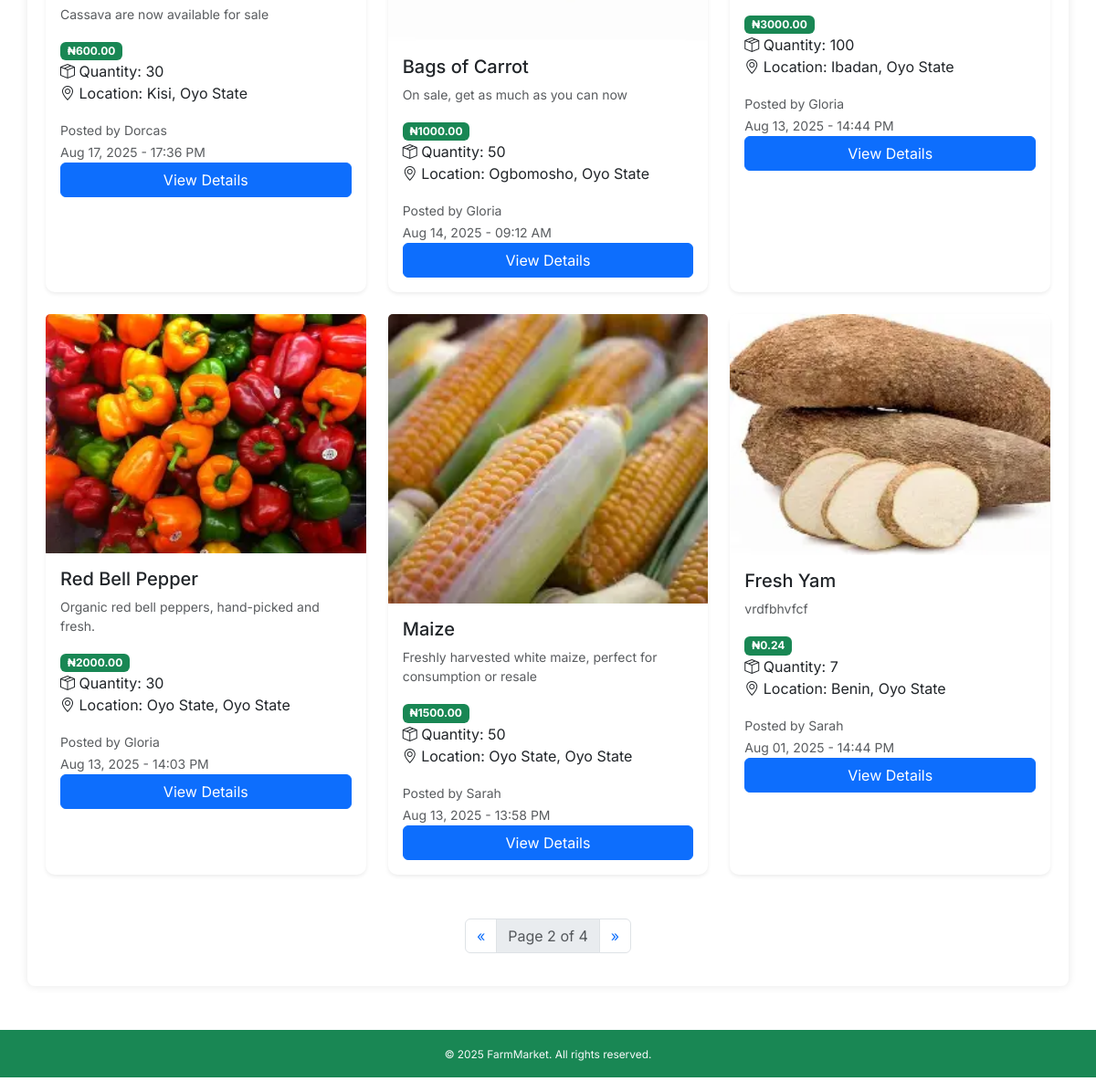
/products?page=2 (lower part), run on an earlier commit of the app's database.
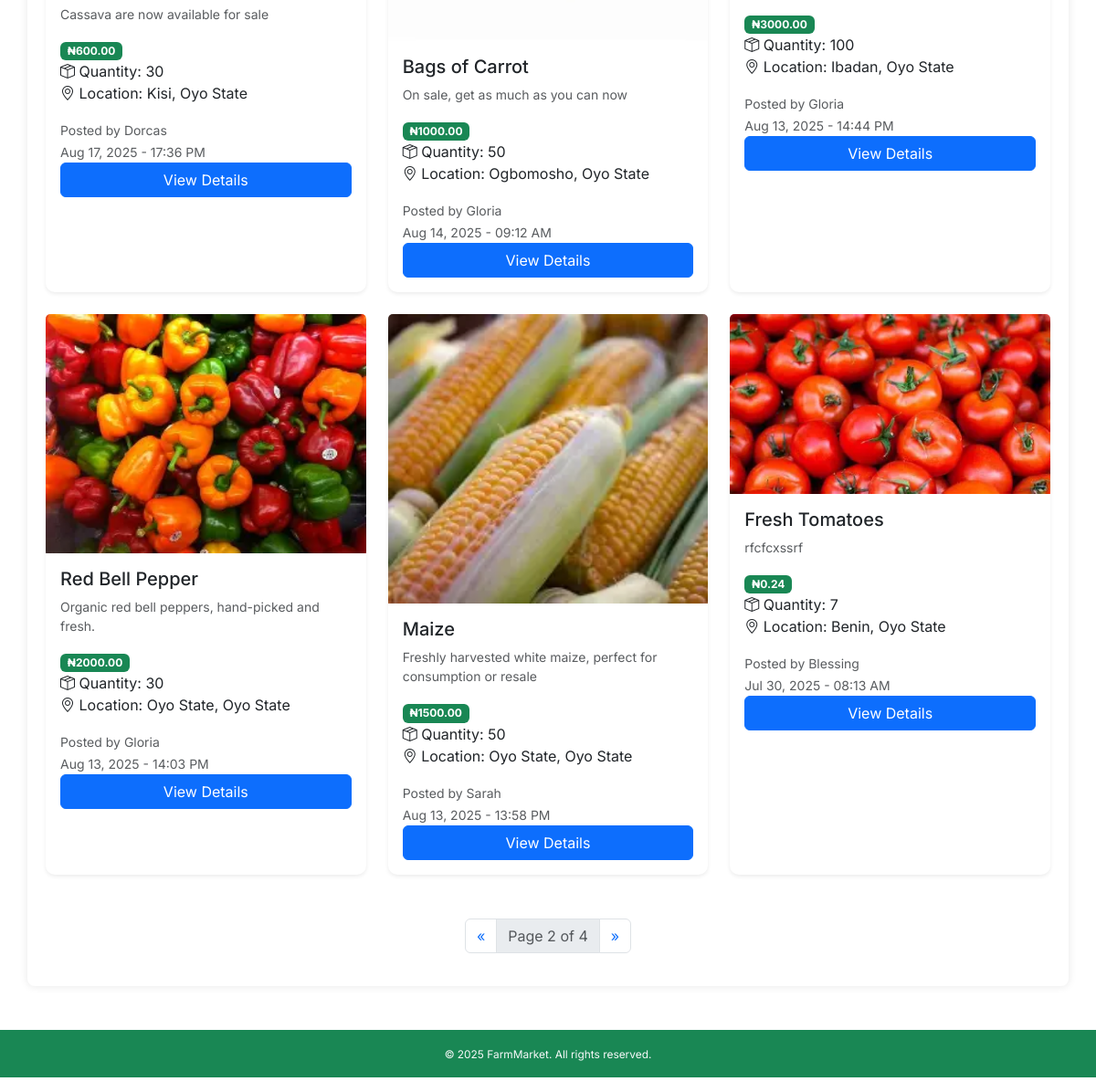
And on a later commit of the database.
### core/models.py (models this page shows, shortened)
class Product(models.Model):
    farmer = models.ForeignKey(User, on_delete=models.CASCADE)
    title = models.CharField(_("Title"), max_length=100)
    description = models.TextField(_("Description"))
    price = models.DecimalField(max_digits=10, decimal_places=2)
    quantity = models.PositiveIntegerField()
    city = models.CharField(max_length=100)
    state = models.CharField(max_length=100, default="Oyo State")
    category = models.CharField(max_length=20, choices=CROP_CHOICES, default='Tomato')
    image = models.ImageField(upload_to='product_images/', blank=True, null=True)
    date_posted = models.DateTimeField(auto_now_add=True)

### core/views.py (the view)
# urls.py: path('products', views.product_list, name='product_list'),
def product_list(request):
    products = Product.objects.all().order_by('-date_posted')
    is_farmer = request.user.is_authenticated and request.user.groups.filter(name='Farmer').exists()
    query = request.GET.get('q')
    location = request.GET.get('location')
    min_price = request.GET.get('min_price')
    max_price = request.GET.get('max_price')
    category = request.GET.get('category')
    filters = Q()
    if query:
        filters &= Q(title__icontains=query)
    if location:
        filters &= Q(city__icontains=location) | Q(state__icontains=location)
    if min_price:
        filters &= Q(price__gte=min_price)
    if max_price:
        filters &= Q(price__lte=max_price)
    if category:
        filters &= Q(category=category)
    products = products.filter(filters)
    sort = request.GET.get('sort')
    if sort == 'newest':
        products = products.order_by('-date_posted')
    elif sort == 'oldest':
        products = products.order_by('date_posted')
    elif sort == 'price_low':
        products = products.order_by('price')
    elif sort == 'price_high':
        products = products.order_by('-price')
    else:
        products = products.order_by('-date_posted')  # default
    paginator = Paginator(products, 6)  # Show 6 products per page
    page_number = request.GET.get('page')
    page_obj = paginator.get_page(page_number)
    return render(request, 'core/product_list.html', {
        'products': page_obj,
        'is_farmer': is_farmer,
        'query': query,
        'location': location,
        'min_price': min_price,
        'max_price': max_price,
        'category': category,
        'page_obj': page_obj,
    })

### core/context_processors.py (called while the page is built)
def language_code(request):
    return {
        'LANGUAGE_CODE': translation.get_language()
    }

### core/templates/core/product_list.html (shortened to what this page needs)
{% extends 'core/base.html' %}
{% load i18n %}
{% block content %}
<div class="row">
  {% for product in products %}
    <div class="col-md-4 mb-4">
      <div class="card shadow-sm h-100">
        {% if product.image %}
          <img src="{{ product.image.url }}" class="card-img-top" alt="{{ product.title }}">
        {% else %}
          <img src="https://via.placeholder.com/300x200.png?text=No+Image" class="card-img-top" alt="default product image">
        {% endif %}
        <div class="card-body">
          <h5 class="card-title">{{ product.title }}</h5>
          <p class="card-text text-muted small">
            {{ product.description|truncatewords:100 }}
          </p>
          <p class="card-text mt-auto">
            <span class="badge bg-success">₦{{ product.price|floatformat:2 }}</span><br>
            <i class="bi bi-box-seam"></i> {% trans "Quantity" %}: {{ product.quantity }}<br>
            <i class="bi bi-geo-alt"></i> {% trans "Location" %}: {{ product.city }}, {{ product.state }}
          </p>
          <small class="text-muted">
            {% trans "Posted by" %} {{ product.farmer.username }}<br>
            {{ product.date_posted|date:"M d, Y - H:i A" }}
          </small>
          <a href="{% url 'product_detail' product.pk %}" class="btn btn-primary w-100">
            {% trans "View Details" %}
         </a>
        </div>
      </div>
    </div>
  {% empty %}
    <div class="col-12 text-center py-5">
      <i class="bi bi-shop text-muted" style="font-size: 3rem;"></i>
      <p class="mt-2">{% trans "No products listed yet." %}</p>
    </div>
  {% endfor %}
</div>
<nav class="mt-4">
  <ul class="pagination justify-content-center">
    {% if page_obj.has_previous %}
      <li class="page-item"><a class="page-link" href="?page={{ page_obj.previous_page_number }}">&laquo;</a></li>
    {% endif %}
    <li class="page-item disabled"><span class="page-link">Page {{ page_obj.number }} of {{ page_obj.paginator.num_pages }}</span></li>
    {% if page_obj.has_next %}
      <li class="page-item"><a class="page-link" href="?page={{ page_obj.next_page_number }}">&raquo;</a></li>
    {% endif %}
  </ul>
</nav>
{% endblock %}

### core/templates/core/base.html (shortened to what this page needs)
{% load static %}
{% load i18n %}
<!DOCTYPE html>
<html lang="en">
<head>
  <link href="https://cdn.jsdelivr.net/npm/bootstrap@5.3.0/dist/css/bootstrap.min.css" rel="stylesheet" />
  <link rel="stylesheet" href="https://cdn.jsdelivr.net/npm/bootstrap-icons@1.11.3/font/bootstrap-icons.css">
  <link rel="stylesheet" href="{% static 'core/styles.css' %}" />
</head>
<body>
  <main class="container mt-4">
    {% block content %}{% endblock %}
  </main>
  <footer class="text-center mt-5 mb-3 text-light custom-green p-3">
    <small>&copy; 2025 FarmMarket. {% trans "All rights reserved." %}</small>
</footer>
</body>
</html>

### static/core/styles.css (style rules this page uses)
body { background-color: white; font-family: 'Inter', sans-serif; }
.custom-green { background-color: #198754; }
.container { background-color: #fff; padding: 20px; border-radius: 8px; box-shadow: 0 0 10px rgba(0,0,0,0.1); }
.card { border: none; border-radius: 10px; transition: transform 0.2s ease-in-out; }
footer.custom-green { font-size: 0.85rem; color: #fff; }

What changed in the data, as far as the page shows it:
removed Product: image (picture), title "Fresh Yam", description "vrdfbhvfcf", price "0.24", quantity "7", city "Benin", state "Oyo State", farmer.username "Sarah", date_posted "Aug 01, 2025 - 14:44 PM"
now on this page (row unchanged): Product: image (picture), title "Fresh Tomatoes", description "rfcfcxssrf", price "0.24", quantity "7", city "Benin", state "Oyo State", farmer.username "Blessing", date_posted "Jul 30, 2025 - 08:13 AM"
